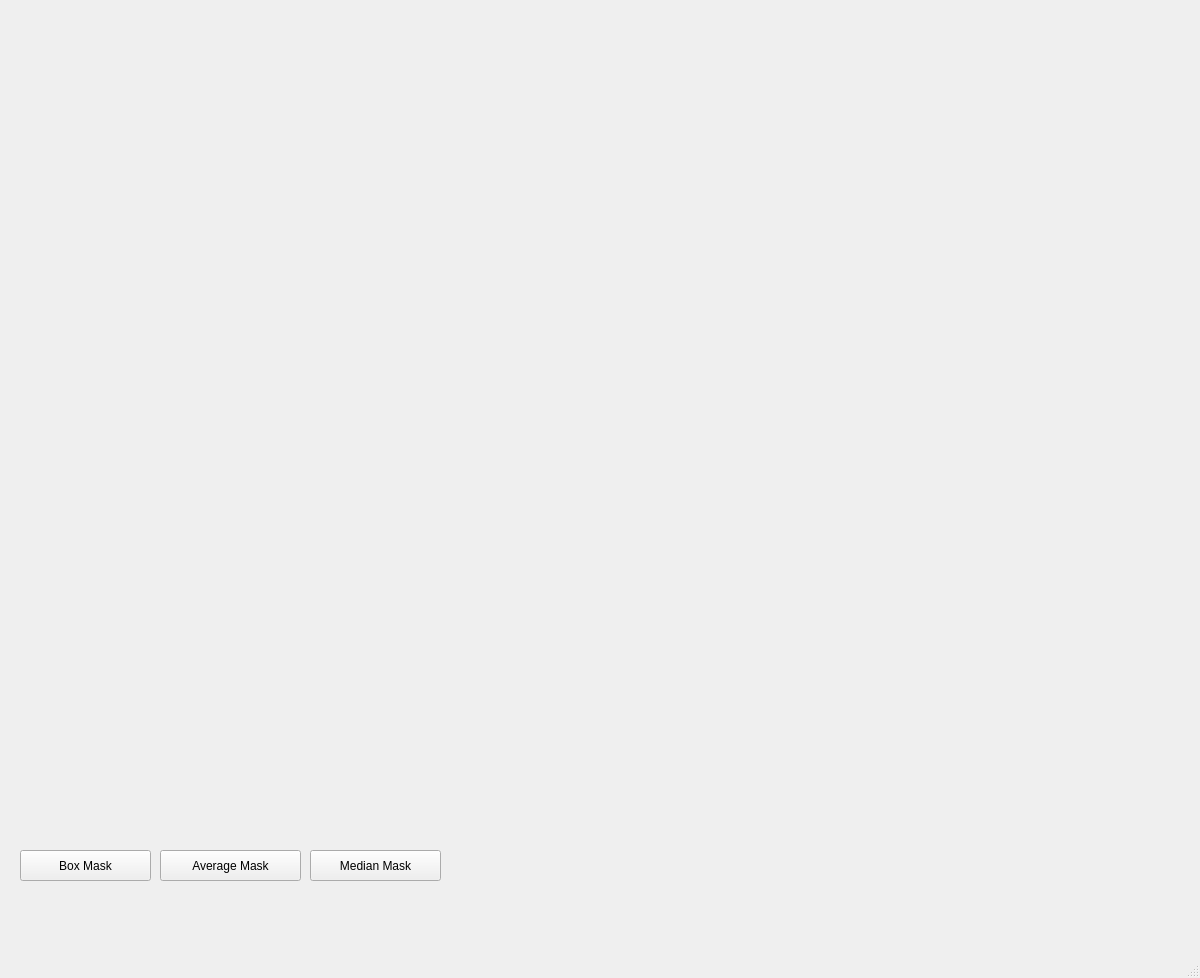
<?xml version="1.0" encoding="UTF-8"?>
<ui version="4.0">
 <class>MainWindow</class>
 <widget class="QMainWindow" name="MainWindow">
  <property name="geometry">
   <rect>
    <x>0</x>
    <y>0</y>
    <width>1200</width>
    <height>978</height>
   </rect>
  </property>
  <property name="windowTitle">
   <string>MainWindow</string>
  </property>
  <widget class="QWidget" name="centralwidget">
   <widget class="QWidget" name="gridLayoutWidget">
    <property name="geometry">
     <rect>
      <x>20</x>
      <y>20</y>
      <width>1161</width>
      <height>821</height>
     </rect>
    </property>
    <layout class="QGridLayout" name="gridLayout">
     <item row="0" column="0">
      <widget class="QLabel" name="display1">
       <property name="text">
        <string/>
       </property>
      </widget>
     </item>
     <item row="0" column="1">
      <widget class="QLabel" name="display2">
       <property name="text">
        <string/>
       </property>
      </widget>
     </item>
     <item row="1" column="0">
      <widget class="QLabel" name="display3">
       <property name="text">
        <string/>
       </property>
      </widget>
     </item>
     <item row="1" column="1">
      <widget class="QLabel" name="display4">
       <property name="text">
        <string/>
       </property>
      </widget>
     </item>
    </layout>
   </widget>
   <widget class="QPushButton" name="pushButton">
    <property name="geometry">
     <rect>
      <x>20</x>
      <y>850</y>
      <width>131</width>
      <height>31</height>
     </rect>
    </property>
    <property name="text">
     <string>Box Mask</string>
    </property>
   </widget>
   <widget class="QPushButton" name="pushButton_2">
    <property name="geometry">
     <rect>
      <x>160</x>
      <y>850</y>
      <width>141</width>
      <height>31</height>
     </rect>
    </property>
    <property name="text">
     <string>Average Mask</string>
    </property>
   </widget>
   <widget class="QPushButton" name="pushButton_3">
    <property name="geometry">
     <rect>
      <x>310</x>
      <y>850</y>
      <width>131</width>
      <height>31</height>
     </rect>
    </property>
    <property name="text">
     <string>Median Mask</string>
    </property>
   </widget>
  </widget>
  <widget class="QMenuBar" name="menubar">
   <property name="geometry">
    <rect>
     <x>0</x>
     <y>0</y>
     <width>1200</width>
     <height>25</height>
    </rect>
   </property>
  </widget>
  <widget class="QStatusBar" name="statusbar"/>
 </widget>
 <resources/>
 <connections/>
</ui>
